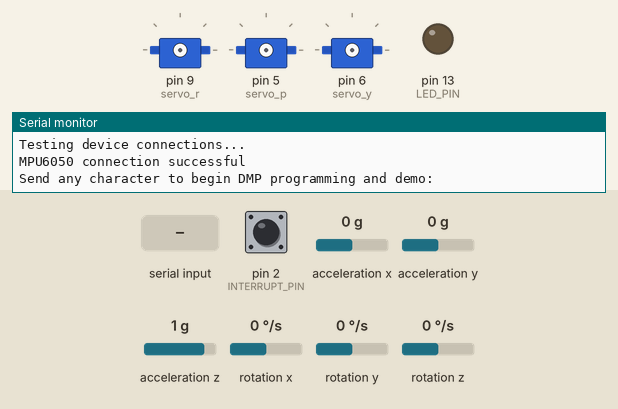
A sketch run on a simulated Arduino Uno, built with avr-gcc and run on an emulated ATmega328P. On the bench: 3 × servo, output pins drawn as LEDs (lit = HIGH), the last lines printed to the serial monitor. Dashed ring = blinking. Inputs (shaded band) come from the test bench; at power-on: acceleration z 1 g, acceleration y 0 g, pin 2 (INTERRUPT_PIN) LOW, acceleration x 0 g, rotation x 0 °/s, rotation y 0 °/s, rotation z 0 °/s. The sensor or clock chip raises its interrupt line as the real part does.

Above: at 0.9 s.
1.0 s: "1\n" received over Serial
At 3.1 s:
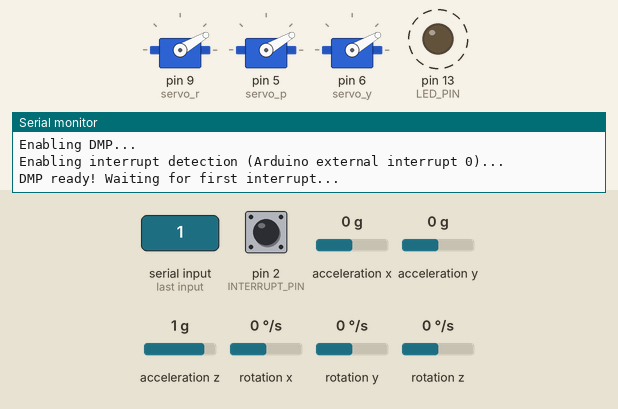
4.0 s: acceleration z set to 0.1 g
7.0 s: acceleration z set to -0.2 g
At 7.9 s:
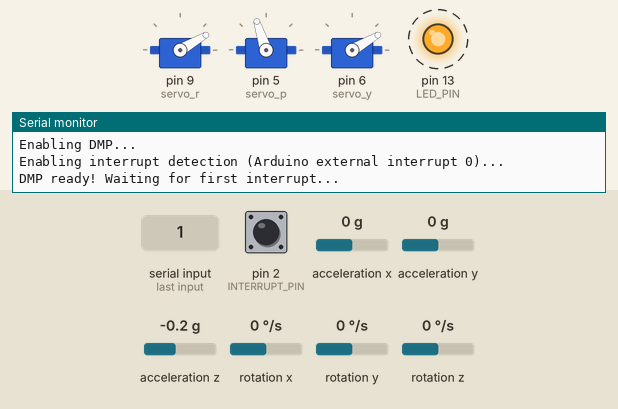
10.0 s: acceleration y set to -1.4 g
13.0 s: acceleration y set to -0.5 g
16.0 s: acceleration y set to -0.2 g
At 17.7 s:
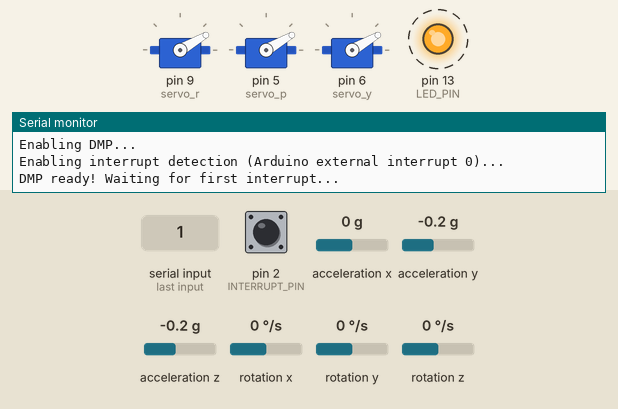
Timing chart, 0 to 65.3 s (numbered marks = the images above; inputs shaded):
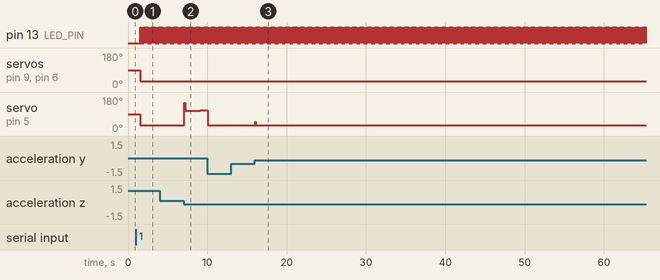

The sketch:

fbwa_v0.0.2.ino
```cpp
#include "I2Cdev.h"
#include "MPU6050_6Axis_MotionApps20.h"
#include "Servo.h"
#include "PID_v1.h"
#include "sbus.h"

#if I2CDEV_IMPLEMENTATION == I2CDEV_ARDUINO_WIRE
  #include "Wire.h"
#endif

MPU6050 mpu;

#define OUTPUT_READABLE_YAWPITCHROLL

#define INTERRUPT_PIN 2  // use pin 2 on Arduino Uno & most boards
#define LED_PIN 13 // (Arduino is 13, Teensy is 11, Teensy++ is 6)
bool blinkState = false;

// MPU control/status vars
bool dmpReady = false;  // set true if DMP init was successful
uint8_t mpuIntStatus;   // holds actual interrupt status byte from MPU
uint8_t devStatus;      // return status after each device operation (0 = success, !0 = error)
uint16_t packetSize;    // expected DMP packet size (default is 42 bytes)
uint16_t fifoCount;     // count of all bytes currently in FIFO
uint8_t fifoBuffer[64]; // FIFO storage buffer

// orientation/motion vars
Quaternion q;           // [w, x, y, z]         quaternion container
VectorInt16 aa;         // [x, y, z]            accel sensor measurements
VectorInt16 aaReal;     // [x, y, z]            gravity-free accel sensor measurements
VectorInt16 aaWorld;    // [x, y, z]            world-frame accel sensor measurements
VectorFloat gravity;    // [x, y, z]            gravity vector

// packet structure for InvenSense teapot demo
uint8_t teapotPacket[14] = { '$', 0x02, 0, 0, 0, 0, 0, 0, 0, 0, 0x00, 0x00, '\r', '\n' };


volatile bool mpuInterrupt = false;     // indicates whether MPU interrupt pin has gone high
void dmpDataReady() {
  mpuInterrupt = true;
}


Servo servo_r;
Servo servo_p;
Servo servo_y;

#include "Parameters.h"

double Setpoint_r, Input_r, Output_r;
double Setpoint_p, Input_p, Output_p;

PID PID_r(&Input_r, &Output_r, &Setpoint_r, param_pid_roll_kp, param_pid_roll_ki, param_pid_roll_kd, DIRECT);
PID PID_p(&Input_p, &Output_p, &Setpoint_p, param_pid_pitch_kp, param_pid_pitch_ki, param_pid_pitch_kd, DIRECT);


class Plane {
  public:
    int angle_r;
    int angle_p;
    int angle_y;

    float ypr[3];           // [yaw, pitch, roll]   yaw/pitch/roll container and gravity vector
};

Plane plane;

bfs::SbusRx sbus_rx(&Serial);

enum ModeEnum { Mode_Manual, Mode_FBWA };
ModeEnum mode = Mode_FBWA;


void setup() {
  // join I2C bus (I2Cdev library doesn't do this automatically)
  #if I2CDEV_IMPLEMENTATION == I2CDEV_ARDUINO_WIRE
    Wire.begin();
    Wire.setClock(400000); // 400kHz I2C clock. Comment this line if having compilation difficulties
  #elif I2CDEV_IMPLEMENTATION == I2CDEV_BUILTIN_FASTWIRE
    Fastwire::setup(400, true);
  #endif

  // initialize serial communication
  // (115200 chosen because it is required for Teapot Demo output, but it's
  // really up to you depending on your project)
  Serial.begin(115200);
  while (!Serial); // wait for Leonardo enumeration, others continue immediately

  // initialize device
  Serial.println(F("Initializing I2C devices..."));
  mpu.initialize();
  pinMode(INTERRUPT_PIN, INPUT);

  // verify connection
  Serial.println(F("Testing device connections..."));
  Serial.println(mpu.testConnection() ? F("MPU6050 connection successful") : F("MPU6050 connection failed"));

  // wait for ready
  Serial.println(F("\nSend any character to begin DMP programming and demo: "));
  while (Serial.available() && Serial.read()); // empty buffer
  while (!Serial.available());                 // wait for data
  while (Serial.available() && Serial.read()); // empty buffer again

  // load and configure the DMP
  Serial.println(F("Initializing DMP..."));
  devStatus = mpu.dmpInitialize();

  // supply your own gyro offsets here, scaled for min sensitivity
  mpu.setXGyroOffset(220);
  mpu.setYGyroOffset(76);
  mpu.setZGyroOffset(-85);
  mpu.setZAccelOffset(1788); // 1688 factory default for my test chip

  // make sure it worked (returns 0 if so)
  if (devStatus == 0) {
    // Calibration Time: generate offsets and calibrate our MPU6050
    mpu.CalibrateAccel(6);
    mpu.CalibrateGyro(6);
    mpu.PrintActiveOffsets();
    // turn on the DMP, now that it's ready
    Serial.println(F("Enabling DMP..."));
    mpu.setDMPEnabled(true);

    // enable Arduino interrupt detection
    Serial.print(F("Enabling interrupt detection (Arduino external interrupt "));
    Serial.print(digitalPinToInterrupt(INTERRUPT_PIN));
    Serial.println(F(")..."));
    attachInterrupt(digitalPinToInterrupt(INTERRUPT_PIN), dmpDataReady, RISING);
    mpuIntStatus = mpu.getIntStatus();

    // set our DMP Ready flag so the main loop() function knows it's okay to use it
    Serial.println(F("DMP ready! Waiting for first interrupt..."));
    dmpReady = true;

    // get expected DMP packet size for later comparison
    packetSize = mpu.dmpGetFIFOPacketSize();
  } else {
    // ERROR!
    // 1 = initial memory load failed
    // 2 = DMP configuration updates failed
    // (if it's going to break, usually the code will be 1)
    Serial.print(F("DMP Initialization failed (code "));
    Serial.print(devStatus);
    Serial.println(F(")"));
  }

  // configure LED for output
  pinMode(LED_PIN, OUTPUT);


  servo_r.attach(9);
  servo_p.attach(5);
  servo_y.attach(6);

  Setpoint_r = 0;
  Setpoint_p = 0;
  PID_r.SetOutputLimits(-90, 90);
  PID_p.SetOutputLimits(-90, 90);
  PID_r.SetMode(AUTOMATIC);
  PID_p.SetMode(AUTOMATIC);

  sbus_rx.Begin();
}


void loop() {
  if (sbus_rx.Read()) {

    Setpoint_r = map(sbus_rx.ch(0), 600, 2200, -90, 90);
    Setpoint_p = map(sbus_rx.ch(1), 600, 2200, -90, 90);

    /* Display lost frames and failsafe data */
//    Serial.print(sbus_rx.lost_frame());
//    Serial.print("\t");
//    Serial.println(sbus_rx.failsafe());
  }

  if (mode == Mode_Manual) Manual();
  else if (mode == Mode_FBWA) FBWA();

  servo_r.write(plane.angle_r);
  servo_p.write(plane.angle_p);
  servo_y.write(plane.angle_y);
}

void Manual() {
  plane.angle_r = map(sbus_rx.ch(0), 600, 2200, 30, 150);
  plane.angle_p = map(sbus_rx.ch(1), 600, 2200, 30, 150);
  plane.angle_y = map(sbus_rx.ch(3), 600, 2200, 30, 150);
}

void FBWA() {
  if (!dmpReady) return;
  if (mpu.dmpGetCurrentFIFOPacket(fifoBuffer)) { // Get the Latest packet

    mpu.dmpGetQuaternion(&q, fifoBuffer);
    mpu.dmpGetGravity(&gravity, &q);
    mpu.dmpGetYawPitchRoll(plane.ypr, &q, &gravity);
//    Serial.print("ypr\t");
//    Serial.print(ypr[0] * 180 / M_PI);
//    Serial.print("\t");
//    Serial.print(ypr[1] * 180 / M_PI);
//    Serial.print("\t");
//    Serial.println(ypr[2] * 180 / M_PI);

    Input_r = plane.ypr[1] * 180 / M_PI;
    Input_p = plane.ypr[2] * 180 / M_PI;
    PID_r.Compute();
    PID_p.Compute();

    plane.angle_r = map(Output_r, -90, 90, 30, 150);
    plane.angle_p = map(Output_p, -90, 90, 30, 150);
    plane.angle_y = map(Output_r, -90, 90, 30, 150);

    // blink LED to indicate activity
    blinkState = !blinkState;
    digitalWrite(LED_PIN, blinkState);
  }
}
```

Parameters.h
```cpp
#ifndef PARAMETERS_H
#define PARAMETERS_H

// Connection
int param_baud = 115200;

// PID
double param_pid_roll_kp = 3;
double param_pid_roll_ki = 0.05;
double param_pid_roll_kd = 0.25;

double param_pid_pitch_kp = 3;
double param_pid_pitch_ki = 0.05;
double param_pid_pitch_kd = 0.25;

// Servo
int param_servo_1_max = 1900;
int param_servo_1_min = 1100;
int param_servo_1_trim = 1500;
int param_servo_1_rev = 1;

int param_servo_2_max = 1900;
int param_servo_2_min = 1100;
int param_servo_2_trim = 1500;
int param_servo_2_rev = 1;

int param_servo_4_max = 1900;
int param_servo_4_min = 1100;
int param_servo_4_trim = 1500;
int param_servo_4_rev = 1;

#endif
```

Measured:
- the behaviour switches between 0 and -0.1 g on acceleration z (found by bisection; images 1 and 2)
- after the input at 1.0 s, pin 13 (LED_PIN): alternates HIGH for 0.01 s and LOW for 0.01 s, starting after 0.52 s; servo on pin 9 (servo_r), servo on pin 5 (servo_p), servo on pin 6 (servo_y): 90° → 30° after 0.52 s
- after the input at 7.0 s, servo on pin 5 (servo_p): 30° → 150° after 0.08 s, → 107° 0.10 s later, → 108° 0.21 s later, → 109° 1.7 s later
- after the input at 16.0 s, servo on pin 5 (servo_p): 30° → 48° at once, → 30° 0.10 s later
